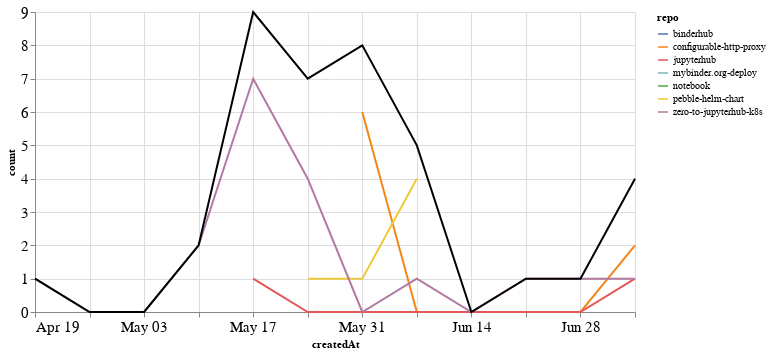

This figure's notebook cell:
### Markdown cell above
## PRs

### Code cell
prs_time = prs.groupby('repo').resample('W', on='createdAt').count()['author'].reset_index()
prs_time = prs_time.rename(columns={'author': 'count'})
prs_time_total = prs_time.groupby('createdAt').agg({"count": "sum"}).reset_index()

ch1 = alt.Chart(prs_time, width=600).mark_line().encode(
    x='createdAt',
    y='count',
    color='repo',
    tooltip="repo"
)

ch2 = alt.Chart(prs_time_total, width=600).mark_line(color="black").encode(
    x='createdAt',
    y='count',
)

ch1 + ch2

### Figure 1 — Vega-Lite specification as saved in the notebook (floating-point values rounded to 4 significant figures)
{"config": {"axisLeft": {"labelFontSize": 15}, "axisBottom": {"labelFontSize": 15}}, "layer": [{"data": {"name": "data-55d1e9b346108cb7153e5f95f6ee9e1a"}, "mark": "line", "encoding": {"color": {"type": "nominal", "field": "repo"}, "tooltip": {"type": "nominal", "field": "repo"}, "x": {"type": "temporal", "field": "createdAt"}, "y": {"type": "quantitative", "field": "count"}}, "width": 600}, {"data": {"name": "data-294fd213ea10157d54f6e121836a47bb"}, "mark": {"type": "line", "color": "black"}, "encoding": {"x": {"type": "temporal", "field": "createdAt"}, "y": {"type": "quantitative", "field": "count"}}, "width": 600}], "$schema": "https://vega.github.io/schema/vega-lite/v4.8.1.json", "datasets": {"data-55d1e9b346108cb7153e5f95f6ee9e1a": [{"repo": "binderhub", "createdAt": "2020-05-24T00:00:00", "count": 2}, {"repo": "configurable-http-proxy", "createdAt": "2020-05-31T00:00:00", "count": 6}, {"repo": "configurable-http-proxy", "createdAt": "2020-06-07T00:00:00", "count": 0}, {"repo": "configurable-http-proxy", "createdAt": "2020-06-14T00:00:00", "count": 0}, {"repo": "configurable-http-proxy", "createdAt": "2020-06-21T00:00:00", "count": 0}, {"repo": "configurable-http-proxy", "createdAt": "2020-06-28T00:00:00", "count": 0}, {"repo": "configurable-http-proxy", "createdAt": "2020-07-05T00:00:00", "count": 2}, {"repo": "jupyterhub", "createdAt": "2020-05-17T00:00:00", "count": 1}, {"repo": "jupyterhub", "createdAt": "2020-05-24T00:00:00", "count": 0}, {"repo": "jupyterhub", "createdAt": "2020-05-31T00:00:00", "count": 0}, {"repo": "jupyterhub", "createdAt": "2020-06-07T00:00:00", "count": 0}, {"repo": "jupyterhub", "createdAt": "2020-06-14T00:00:00", "count": 0}, {"repo": "jupyterhub", "createdAt": "2020-06-21T00:00:00", "count": 0}, {"repo": "jupyterhub", "createdAt": "2020-06-28T00:00:00", "count": 0}, {"repo": "jupyterhub", "createdAt": "2020-07-05T00:00:00", "count": 1}, {"repo": "mybinder.org-deploy", "createdAt": "2020-05-31T00:00:00", "count": 1}, {"repo": "notebook", "createdAt": "2020-05-17T00:00:00", "count": 1}, {"repo": "pebble-helm-chart", "createdAt": "2020-05-24T00:00:00", "count": 1}, {"repo": "pebble-helm-chart", "createdAt": "2020-05-31T00:00:00", "count": 1}, {"repo": "pebble-helm-chart", "createdAt": "2020-06-07T00:00:00", "count": 4}, {"repo": "zero-to-jupyterhub-k8s", "createdAt": "2020-04-19T00:00:00", "count": 1}, {"repo": "zero-to-jupyterhub-k8s", "createdAt": "2020-04-26T00:00:00", "count": 0}, {"repo": "zero-to-jupyterhub-k8s", "createdAt": "2020-05-03T00:00:00", "count": 0}, {"repo": "zero-to-jupyterhub-k8s", "createdAt": "2020-05-10T00:00:00", "count": 2}, {"repo": "zero-to-jupyterhub-k8s", "createdAt": "2020-05-17T00:00:00", "count": 7}, {"repo": "zero-to-jupyterhub-k8s", "createdAt": "2020-05-24T00:00:00", "count": 4}, {"repo": "zero-to-jupyterhub-k8s", "createdAt": "2020-05-31T00:00:00", "count": 0}, {"repo": "zero-to-jupyterhub-k8s", "createdAt": "2020-06-07T00:00:00", "count": 1}, {"repo": "zero-to-jupyterhub-k8s", "createdAt": "2020-06-14T00:00:00", "count": 0}, {"repo": "zero-to-jupyterhub-k8s", "createdAt": "2020-06-21T00:00:00", "count": 1}, {"repo": "zero-to-jupyterhub-k8s", "createdAt": "2020-06-28T00:00:00", "count": 1}, {"repo": "zero-to-jupyterhub-k8s", "createdAt": "2020-07-05T00:00:00", "count": 1}], "data-294fd213ea10157d54f6e121836a47bb": [{"createdAt": "2020-04-19T00:00:00", "count": 1}, {"createdAt": "2020-04-26T00:00:00", "count": 0}, {"createdAt": "2020-05-03T00:00:00", "count": 0}, {"createdAt": "2020-05-10T00:00:00", "count": 2}, {"createdAt": "2020-05-17T00:00:00", "count": 9}, {"createdAt": "2020-05-24T00:00:00", "count": 7}, {"createdAt": "2020-05-31T00:00:00", "count": 8}, {"createdAt": "2020-06-07T00:00:00", "count": 5}, {"createdAt": "2020-06-14T00:00:00", "count": 0}, {"createdAt": "2020-06-21T00:00:00", "count": 1}, {"createdAt": "2020-06-28T00:00:00", "count": 1}, {"createdAt": "2020-07-05T00:00:00", "count": 4}]}}
